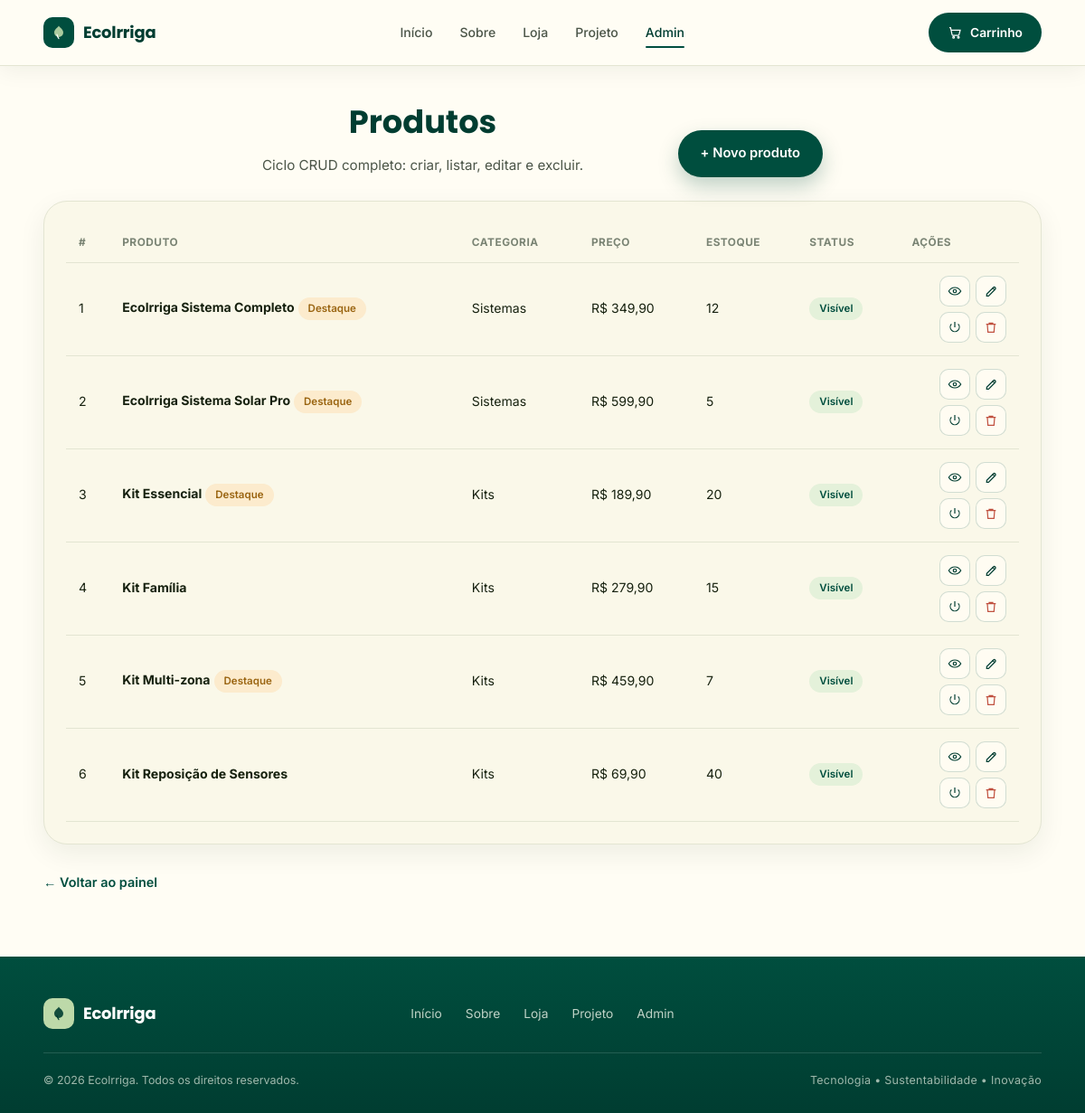
Page /admin/produtos.php on the committed database.
### tables this page shows
CREATE TABLE produtos (
  id            INT UNSIGNED    NOT NULL AUTO_INCREMENT,
  categoria_id  INT UNSIGNED    NOT NULL,          
  nome          VARCHAR(120)    NOT NULL,          
  descricao     TEXT            NULL,              
  preco         DECIMAL(10,2)   NOT NULL,          
  estoque       INT UNSIGNED    NOT NULL DEFAULT 0,  
  imagem        VARCHAR(255)    NULL,              
  ativo         TINYINT(1)      NOT NULL DEFAULT 1,  
  destaque      TINYINT(1)      NOT NULL DEFAULT 0,  
  criado_em     TIMESTAMP       NOT NULL DEFAULT CURRENT_TIMESTAMP,
  atualizado_em TIMESTAMP       NOT NULL DEFAULT CURRENT_TIMESTAMP
                                  ON UPDATE CURRENT_TIMESTAMP,

  PRIMARY KEY (id),
  KEY idx_produto_categoria (categoria_id),
  CONSTRAINT fk_produto_categoria
    FOREIGN KEY (categoria_id) REFERENCES categorias (id)
    ON UPDATE CASCADE
    ON DELETE RESTRICT                           
                                                
);

CREATE TABLE categorias (
  id          INT UNSIGNED NOT NULL AUTO_INCREMENT,
  nome        VARCHAR(80)  NOT NULL,               
  descricao   VARCHAR(255) NULL,                  

  PRIMARY KEY (id),
  UNIQUE KEY uq_categoria_nome (nome)
);

### includes/funcoes.php (called while the page is built, shortened)
<?php
function esc(?string $valor): string
{
    return htmlspecialchars($valor ?? '', ENT_QUOTES, 'UTF-8');
}
function brl($valor): string
{
    return 'R$ ' . number_format((float) $valor, 2, ',', '.');
}

### admin/produtos.php (the view, shortened to what this page needs)
<?php
require_once __DIR__ . '/../includes/funcoes.php';
$pdo = conexao();
$produtos = $pdo->query(
    'SELECT p.id, p.nome, p.preco, p.estoque, p.ativo, p.destaque,
            c.nome AS categoria_nome
       FROM produtos p
       JOIN categorias c ON c.id = p.categoria_id
      ORDER BY p.nome'
)->fetchAll();
include __DIR__ . '/../includes/header.php';
?>
<section class="store-body">
  <div class="container">
    <div class="section-head row">
      <div>
        <h1>Produtos</h1>
        <p>Ciclo CRUD completo: criar, listar, editar e excluir.</p>
      </div>
      <a class="btn btn-primary" href="produto_form.php">+ Novo produto</a>
    </div>
    <div class="card admin-card">
      <div class="table-wrap">
        <table class="admin-table">
          <thead>
            <tr>
              <th>#</th><th>Produto</th><th>Categoria</th><th>Preço</th>
              <th>Estoque</th><th>Status</th><th class="actions-col">Ações</th>
            </tr>
          </thead>
          <tbody>
            <?php foreach ($produtos as $p): ?>
              <tr class="<?= $p['ativo'] ? '' : 'row-off' ?>">
                <td><?= (int) $p['id'] ?></td>
                <td>
                  <strong><?= esc($p['nome']) ?></strong>
                  <?php if ($p['destaque']): ?><span class="badge badge-amber">destaque</span><?php endif; ?>
                </td>
                <td><?= esc($p['categoria_nome']) ?></td>
                <td><?= brl($p['preco']) ?></td>
                <td><?= (int) $p['estoque'] ?></td>
                <td>
                  <span class="badge badge-<?= $p['ativo'] ? 'verde' : 'cinza' ?>">
                    <?= $p['ativo'] ? 'visível' : 'oculto' ?>
                  </span>
                </td>
                <td class="actions-col">
                <div class="actions-grid">
                  <a class="icon-btn" href="../produto.php?id=<?= (int) $p['id'] ?>" title="Ver na loja" aria-label="Ver na loja">
                    <svg viewBox="0 0 24 24" fill="none" stroke="currentColor" stroke-width="1.8">
                      <path d="M2 12s3.5-6 10-6 10 6 10 6-3.5 6-10 6-10-6-10-6Z"/><circle cx="12" cy="12" r="2.6"/>
                    </svg>
                  </a>
                  <a class="icon-btn" href="produto_form.php?id=<?= (int) $p['id'] ?>" title="Editar" aria-label="Editar">
                    <svg viewBox="0 0 24 24" fill="none" stroke="currentColor" stroke-width="1.8">
                      <path d="M4 20h4L19 9a2.1 2.1 0 0 0-3-3L5 17v3Z"/><path d="M14.5 6.5 17.5 9.5"/>
                    </svg>
                  </a>
                  <form method="post" action="produtos.php">
                    <button class="icon-btn" type="submit"
                            title="<?= $p['ativo'] ? 'Ocultar da loja' : 'Publicar na loja' ?>"
                            aria-label="Alterar status">
                      <svg viewBox="0 0 24 24" fill="none" stroke="currentColor" stroke-width="1.8">
                        <path d="M12 3v9"/><path d="M6.5 6.5a7.5 7.5 0 1 0 11 0"/>
                      </svg>
                    </button>
                  </form>
                  <form method="post" action="produtos.php"
                        onsubmit="return confirm('Excluir o produto “<?= esc($p['nome']) ?>”? Esta ação não pode ser desfeita.')">
                    <button class="icon-btn danger" type="submit" title="Excluir" aria-label="Excluir">
                      <svg viewBox="0 0 24 24" fill="none" stroke="currentColor" stroke-width="1.8">
                        <path d="M4 7h16M9 7V5h6v2M6 7l1 13h10l1-13"/>
                      </svg>
                    </button>
                  </form>
                </div>
                </td>
              </tr>
            <?php endforeach; ?>
          </tbody>
        </table>
      </div>
    </div>
    <a class="back-link" href="index.php">← Voltar ao painel</a>
  </div>
</section>
<?php include __DIR__ . '/../includes/footer.php'; ?>

### css/styles.css (style rules this page uses)
:root { --green-900: #003D31; --green-800: #004E3E; --green-700: #13240B; --olive: #818C46; --green-300: #BDD9A9; --green-200: #9EB2A4; --sand: #DDDDBF; --cream: #FAF8E9; --cream-50: #FFFDF4; --cream-200: #E8E8CF; --beige: #E0DBA4; --amber: #E9A12E; --orange: #FF8700; --ink: #16210F; --ink-soft: #4B5548; --line: #E3E5D2; --radius-lg: 26px; --radius-md: 18px; --radius-sm: 12px; --shadow-soft: 0 10px 30px rgba(19, 36, 11, 0.07); --shadow-card: 0 18px 44px rgba(19, 36, 11, 0.10); --font-head: "Poppins", system-ui, sans-serif; --font-body: "Inter", system-ui, sans-serif; }
* { margin: 0; padding: 0; box-sizing: border-box; }
html { scroll-behavior: smooth; scroll-padding-top: 90px; }
body { font-family: var(--font-body); color: var(--ink); background: var(--cream-50); line-height: 1.6; -webkit-font-smoothing: antialiased; }
a { text-decoration: none; color: inherit; }
button { font-family: inherit; cursor: pointer; }
.container { width: min(1160px, 92%); margin-inline: auto; }
h1, h2, h3, .brand-name { font-family: var(--font-head); }
.btn { display: inline-flex; align-items: center; gap: 9px; padding: 13px 24px; border-radius: 999px; font-size: 0.92rem; font-weight: 600; border: 1.6px solid transparent; transition: transform .25s ease, box-shadow .25s ease, background .25s ease, color .25s ease; }
.btn-primary { background: var(--green-800); color: #fff; box-shadow: 0 10px 22px rgba(0, 78, 62, 0.25); }
.card { background: var(--cream); border: 1px solid var(--line); border-radius: var(--radius-lg); padding: 30px; box-shadow: var(--shadow-soft); }
.icon-btn { width: 36px; height: 36px; display: grid; place-items: center; border-radius: 10px; border: 1px solid rgba(0, 78, 62, .18); background: rgba(255, 253, 244, .85); color: var(--green-900); transition: background .2s ease, transform .2s ease; }
.icon-btn svg { width: 18px; height: 18px; }
.section-head { text-align: center; max-width: 620px; margin: 0 auto 34px; }
.section-head p { color: var(--ink-soft); font-size: .95rem; margin-top: 10px; }

### css/loja.css (style rules this page uses)
.section-head.row { display: flex; align-items: flex-end; justify-content: space-between; gap: 20px; flex-wrap: wrap; margin-bottom: 26px; }
.section-head h1 { font-size: clamp(1.7rem, 3.4vw, 2.2rem); color: var(--green-900); font-weight: 700; }
.section-head p { color: var(--ink-soft); font-size: .95rem; margin-top: 8px; }
.back-link { display: inline-block; margin-top: 20px; color: var(--green-800); font-weight: 600; font-size: .9rem; }
.store-body { padding: 34px 0 70px; }
.badge { display: inline-block; padding: 3px 11px; border-radius: 999px; font-size: .72rem; font-weight: 600; text-transform: capitalize; }
.badge-amber { background: #FCEBCD; color: #9A6410; }
.badge-verde { background: #E4F1DA; color: var(--green-800); }
.icon-btn.danger { color: #C0503F; }
.admin-card { padding: 24px; margin-bottom: 10px; }
.table-wrap { overflow-x: auto; }
.admin-table { width: 100%; border-collapse: collapse; font-size: .88rem; }
.admin-table th { text-align: left; font-size: .74rem; text-transform: uppercase; letter-spacing: .5px; color: #7A8474; padding: 12px 14px; border-bottom: 1.5px solid var(--line); white-space: nowrap; }
.admin-table td { padding: 14px; border-bottom: 1px solid var(--line); vertical-align: middle; color: var(--ink); }
.actions-col { white-space: nowrap; }
td.actions-col { text-align: right; }
td.actions-col form { display: inline-block; margin-left: 5px; vertical-align: middle; }
.actions-grid { display: grid; grid-template-columns: repeat(2, 34px); gap: 6px; justify-content: end; }
td.actions-col .actions-grid form { display: block; margin: 0; }
.admin-table .icon-btn { width: 34px; height: 34px; }
.admin-table .icon-btn svg { width: 16px; height: 16px; }

### rows in the picture
produtos: id "1", nome "Ecolrriga Sistema Completo", destaque "Destaque", categoria.nome "Sistemas", preco "R$ 349,90", estoque "12", ativo "Visível"
produtos: id "2", nome "Ecolrriga Sistema Solar Pro", destaque "Destaque", categoria.nome "Sistemas", preco "R$ 599,90", estoque "5", ativo "Visível"
produtos: id "3", nome "Kit Essencial", destaque "Destaque", categoria.nome "Kits", preco "R$ 189,90", estoque "20", ativo "Visível"
produtos: id "4", nome "Kit Família", categoria.nome "Kits", preco "R$ 279,90", estoque "15", ativo "Visível"
produtos: id "5", nome "Kit Multi-zona", destaque "Destaque", categoria.nome "Kits", preco "R$ 459,90", estoque "7", ativo "Visível"
produtos: id "6", nome "Kit Reposição de Sensores", categoria.nome "Kits", preco "R$ 69,90", estoque "40", ativo "Visível"
